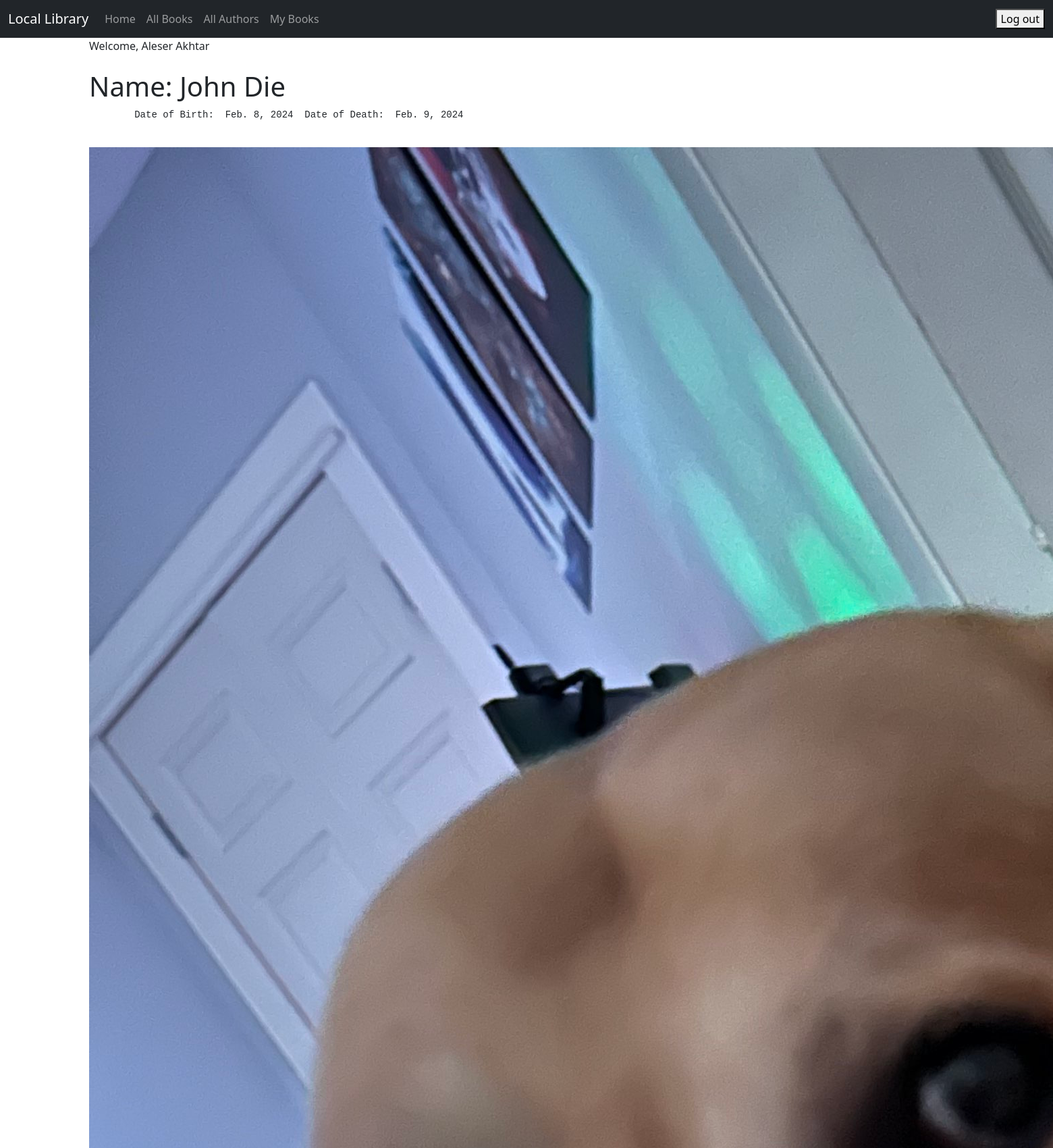
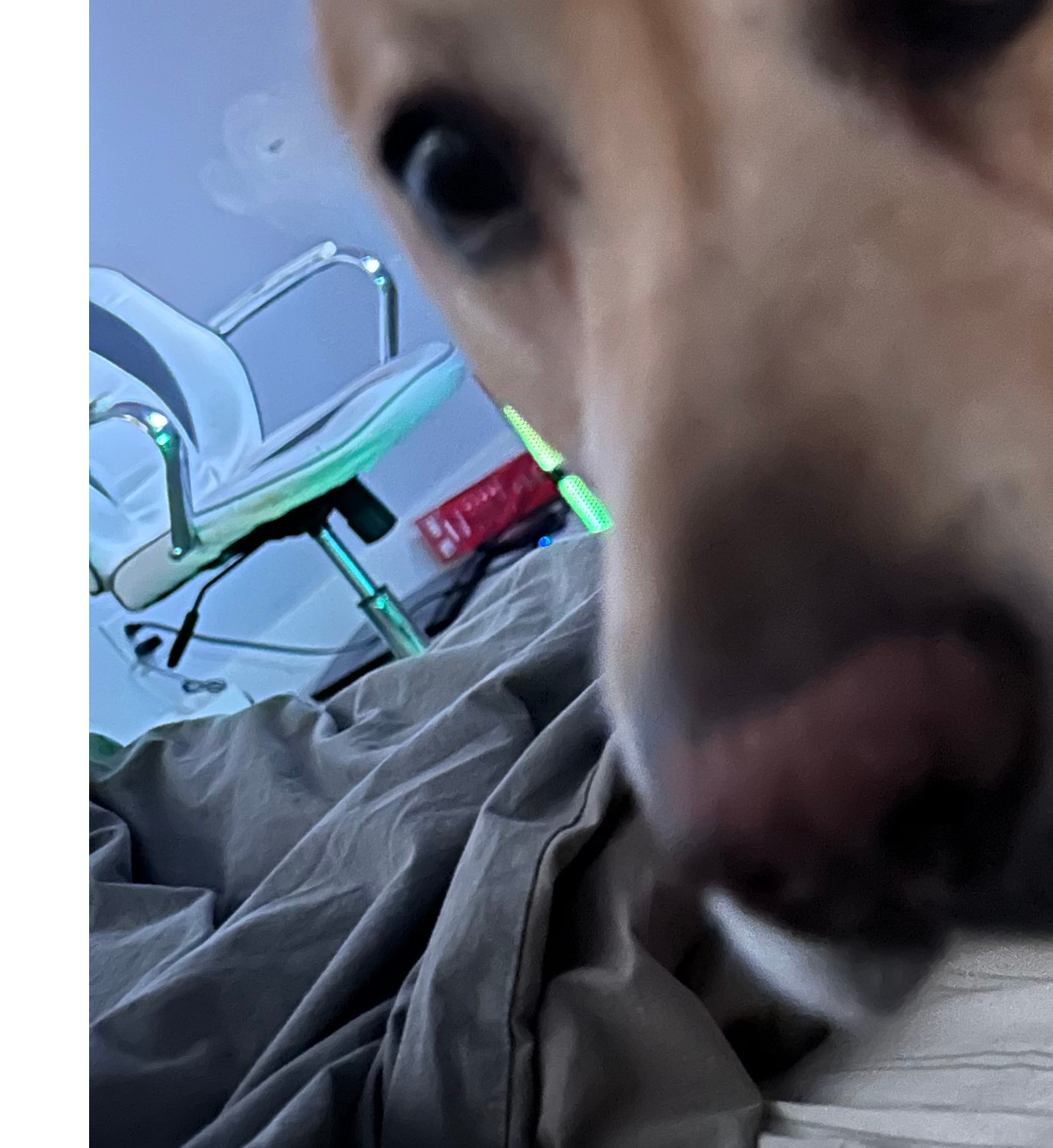
Page /author/2/ (signed in, upper part) on the committed database (2 pictures, top to bottom).
### catalog/models.py (models this page shows, shortened)
class Author(models.Model):
    first_name = models.CharField(max_length=100)
    last_name = models.CharField(max_length=100)
    date_of_birth = models.DateField(null=True, blank=True)
    date_of_death = models.DateField('Died', null=True, blank=True)
    author_image = models.ImageField(upload_to='images/', null=True, blank=True)
    class Meta:
        ordering = ['last_name', 'first_name']

### catalog/views.py (the view)
# urls.py: path('author/<int:pk>/', views.AuthorDetailView.as_view(), name='author_detail'),
class AuthorDetailView(LoginRequiredMixin, generic.DetailView):
    model = Author

### catalog/models.py (called while the page is built)
    def get_absolute_url(self):
        return reverse('book_detail', args=[str(self.id)])

### catalog/templates/catalog/author_detail.html (shortened to what this page needs)
{% extends "catalog/base.html" %}
{% block content %}
  <h1>Name: {{ author.first_name }} {{ author.last_name }}</h1>
    <pre class=tab>
        Date of Birth:  {{ author.date_of_birth }}  Date of Death:  {{ author.date_of_death }}
    </pre>
    <div>
    {% if author.author_image %}
        <img src="{{ author.author_image.url }}">
    {% endif %}
    </div>
{% endblock %}

### catalog/templates/catalog/base.html (shortened to what this page needs)
{% load static %}
<!doctype html>
<html lang="en">
<head>
    <link href="https://cdn.jsdelivr.net/npm/bootstrap@5.3.0-alpha1/dist/css/bootstrap.min.css" rel="stylesheet"
>
</head>
<body>
<nav class="navbar navbar-expand-lg navbar-dark bg-dark">
    <div class="container-fluid">
        <a class="navbar-brand" href="{% url 'index' %}">Local Library</a>
        <div class="collapse navbar-collapse" id="navbarSupportedContent">
            <ul class="navbar-nav me-auto mb-2 mb-lg-0">
                <li class="nav-item">
                    <a class="nav-link" href="{% url 'index' %}">Home</a>
                </li>
                <li class="nav-item">
                    <a class="nav-link" href="{% url 'book_list' %}">All Books</a>
                </li>
                <li class="nav-item">
                    <a class="nav-link" href="{% url 'author_list' %}">All Authors</a>
                </li>
                {% if user.is_authenticated %}
                    <li><a class="nav-link" href="{% url 'my_books' %}">My Books</a></li>
                {% endif %}
            </ul>
        </div>
    <ul class="nav navbar-nav ml-auto">
        {% if user.is_authenticated %}
           <li>
              <form action="{% url 'logout' %}" method="post">
                 <button type="submit">Log out</button>
              </form>
           </li>
        {% else %}
            <li><a class="nav-link" href="{% url 'login' %}"><span class="glyphicon glyphicon-log-in"></span>Login</a>
            </li>
            <li><a class="nav-link" href="{% url 'register' %}"><span class="glyphicon glyphicon-log-in"></span>Sign Up</a>
            </li>
        {% endif %}
    </ul>
    </div>
</nav>
<div class="container">
    {% if user.is_authenticated %}
        Welcome, {{ user.first_name }} {{ user.last_name }}
    {% endif %}
</div>
<div class="container">
    <br/>
    {% block content %}
    {% endblock %}
</div>
</body>
</html>

### rows in the picture
Author: first_name "John", last_name "Die", date_of_birth "Feb. 8, 2024", date_of_death "Feb. 9, 2024", author_image (picture)

### other values in the picture
{{ user.first_name }} "Aleser"
{{ user.last_name }} "Akhtar"
